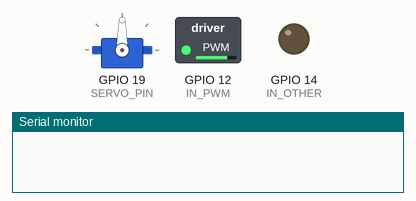
Simulated run of this sketch. Board: ESP32. Parts: servo, switched loads named in the sketch (green lamp = pin HIGH), output pins drawn as LEDs (lit = HIGH), the last lines printed to the serial monitor.

Above: at 0.1 s.
At 1.3 s:
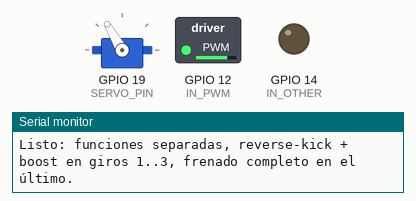
At 4.32 s:
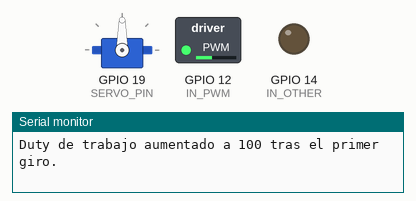
At 7.49 s:
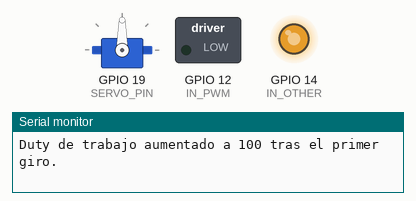
At 7.9 s:
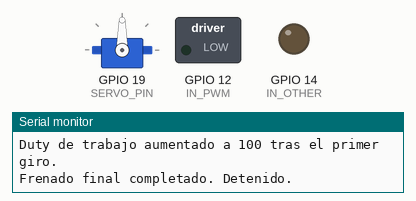
Timing chart, 0 to 9.4 s (numbered marks = the images above):
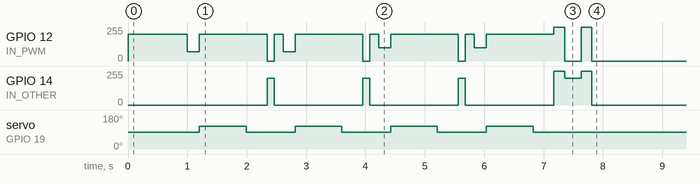

The sketch:

open-v1.ino
```cpp
// VUELTA: funciones + reverse-kick breve en cada giro + boost tras freno (3 primeros)
//          frenado completo solo en el último + dutyWork +30 tras el primer giro

#include <ESP32Servo.h>

// ===== Pines =====
const int IN_PWM    = 12;   // Entrada PWM activa (adelante)
const int IN_OTHER  = 14;   // La otra entrada: LOW en avance; PWM en reversa
const int SERVO_PIN = 19;   // Servo

// ===== PWM =====
const int PWM_FREQ  = 7000;     // (sube a 20000 si quieres inaudible)
const int PWM_RES   = 8;        // 0..255
const uint8_t DUTY_WORK = 70;   // Duty base de trabajo
const uint8_t DUTY_MAX  = 200;  // Boost / potencia máxima
int currentDutyWork = DUTY_WORK;

// ===== Servo / Giros =====
Servo servo;
const int SERVO_CENTER = 90;
const int SERVO_RIGHT  = 120;

// ===== Tiempos =====
const uint32_t WAIT_BEFORE_TURN_MS = 200;
const uint32_t HOLD_TURN_MS        = 790;
const uint32_t RETURN_TRAVEL_MS    = 350;
const uint32_t BOOST_AFTER_CENTER  = 300;

// ===== Frenados =====
const uint16_t REVERSE_KICK_TURN_MS = 120; // reverse-kick breve en CADA giro (1..3)
const uint16_t BOOST_AFTER_BRAKE_MS = 150; // boost corto después del freno en giros 1..3
const uint16_t BRAKE_MS             = 180; // freno activo corto (solo último giro)
const uint16_t REVERSE_KICK_MS      = 280; // reverse-kick largo (solo último giro)

// ================= Helpers de motor (IN1/IN2) =================
inline void coast() {
  pinMode(IN_OTHER, OUTPUT);
  digitalWrite(IN_OTHER, LOW);
  ledcWrite(IN_PWM, 0);
}

inline void brakeHard() {         // IN1=1, IN2=1 (ráfagas cortas)
  digitalWrite(IN_OTHER, HIGH);
  ledcWrite(IN_PWM, 255);
}

inline void setForwardDuty(uint8_t duty) {
  digitalWrite(IN_OTHER, LOW);
  ledcAttach(IN_PWM, PWM_FREQ, PWM_RES);
  ledcWrite(IN_PWM, duty);
}

inline void boostForward(uint32_t ms, uint8_t duty = DUTY_MAX) {
  setForwardDuty(duty);
  delay(ms);
}

inline void reverseKick(uint8_t duty, uint32_t ms) {
  ledcWrite(IN_PWM, 0);                      // IN_PWM=LOW
  ledcAttach(IN_OTHER, PWM_FREQ, PWM_RES);   // PWM en IN_OTHER (reversa)
  ledcWrite(IN_OTHER, duty);
  delay(ms);
  ledcWrite(IN_OTHER, 0);
  pinMode(IN_OTHER, OUTPUT);                 // restaurar avance
  digitalWrite(IN_OTHER, LOW);
  ledcAttach(IN_PWM, PWM_FREQ, PWM_RES);
}

// ================= Helpers de maniobra =================
inline void waitBeforeTurn()      { delay(WAIT_BEFORE_TURN_MS); }
inline void turnRightMaxPower()   { servo.write(SERVO_RIGHT); boostForward(HOLD_TURN_MS); }
inline void returnCenterMaxPower(){ servo.write(SERVO_CENTER); delay(RETURN_TRAVEL_MS); }
inline void settleAtWorkDuty()    { delay(BOOST_AFTER_CENTER); setForwardDuty(currentDutyWork); }

// Freno breve por giro (1..3) + boost corto para reanudar
inline void perTurnBrakeAndBoost() {
  reverseKick(DUTY_MAX, REVERSE_KICK_TURN_MS);     // frena con reversa breve
  boostForward(BOOST_AFTER_BRAKE_MS, DUTY_MAX);    // pequeño empujón adelante
  setForwardDuty(currentDutyWork);                 // vuelve al duty de trabajo
}

// Frenado final (solo en el último giro)
inline void finalBrakeStop() {
  brakeHard();                          delay(BRAKE_MS);
  reverseKick(DUTY_MAX, REVERSE_KICK_MS);
  brakeHard();                          delay(BRAKE_MS);
  coast();
}

// ================= Setup / Loop =================
void setup() {
  Serial.begin(115200);

  servo.setPeriodHertz(50);
  servo.attach(SERVO_PIN, 500, 2400);
  servo.write(SERVO_CENTER);

  pinMode(IN_OTHER, OUTPUT);
  digitalWrite(IN_OTHER, LOW);

  ledcAttach(IN_PWM, PWM_FREQ, PWM_RES);

  // Boost de arranque y duty inicial
  boostForward(1000);
  setForwardDuty(currentDutyWork);

  Serial.println("Listo: funciones separadas, reverse-kick + boost en giros 1..3, frenado completo en el último.");
}

void loop() {
  static int ciclos = 0;

  if (ciclos < 3) {
    waitBeforeTurn();
    turnRightMaxPower();        // giro a la derecha con potencia máxima
    returnCenterMaxPower();     // vuelve a 90° manteniendo potencia
    perTurnBrakeAndBoost();     // frena breve (reversa) y boost corto

    ciclos++;

    // +30 de duty tras el primer giro
    if (ciclos == 1) {
      currentDutyWork = min(currentDutyWork + 30, 255);
      Serial.printf("Duty de trabajo aumentado a %d tras el primer giro.\n", currentDutyWork);
    }
  }
  else if (ciclos == 3) {
    // Último giro: mismo flujo pero termina con frenado completo y sin boost final
    waitBeforeTurn();
    turnRightMaxPower();
    returnCenterMaxPower();

    finalBrakeStop();           // brake -> reverse kick largo -> brake -> coast
    ciclos++;
    Serial.println("Frenado final completado. Detenido.");
  }
  else {
    // Fin
    delay(50);
  }
}
```

Measured:
- by itself, servo on GPIO 19 (SERVO_PIN): alternates 120° for 0.79 s and 90° for 0.82 s, 8 changes in all, then stays 90°
- by itself, GPIO 14 (IN_OTHER): 0/255 → 199/255 at 2.3 s, → 0/255 0.12 s later, → 199/255 1.5 s later, → 0/255 0.12 s later, … (10 changes in this stretch)
- by itself, GPIO 12 (IN_PWM): 199/255 → 70/255 at 1.0 s, → 199/255 0.20 s later, → 0/255 1.1 s later, → 199/255 0.12 s later, … (18 changes in this stretch)
